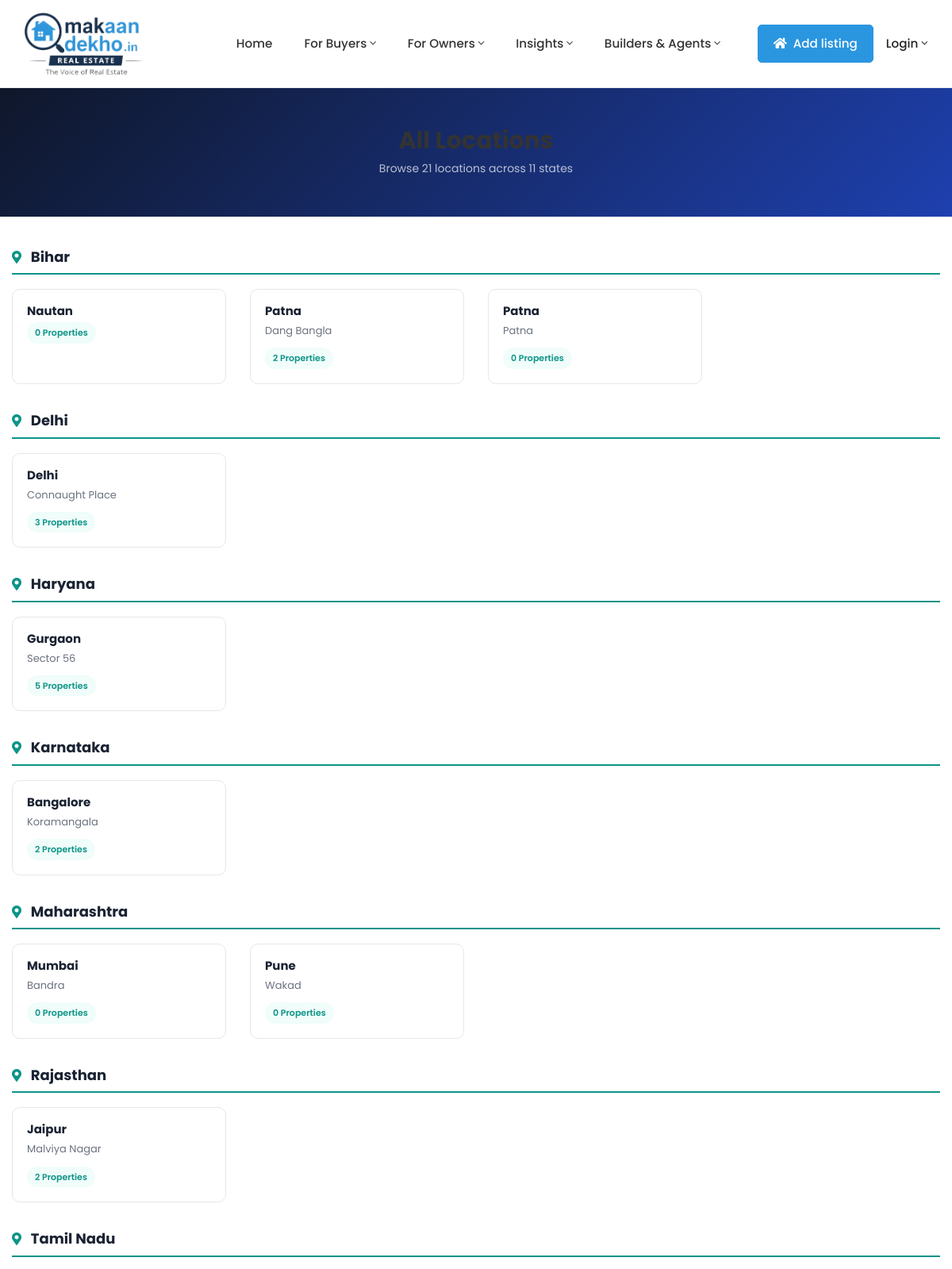
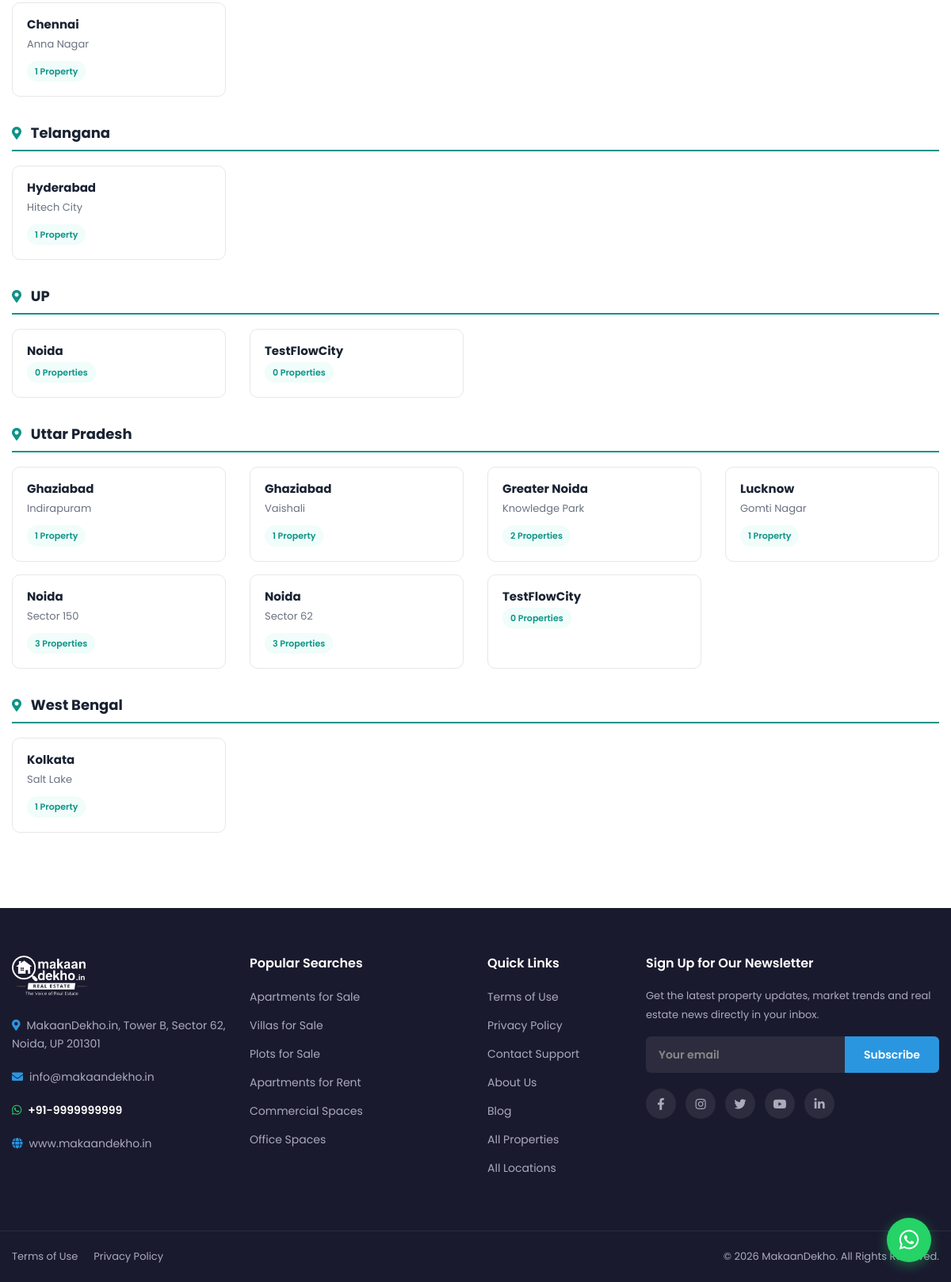
The app's page /locations.php with its own data (2 pictures, top to bottom).
### tables this page shows
CREATE TABLE `settings` (
  `id` int(11) NOT NULL,
  `site_name` varchar(200) DEFAULT 'MakaanDekho',
  `site_logo` varchar(255) DEFAULT NULL,
  `favicon` varchar(255) DEFAULT NULL,
  `meta_title` varchar(255) DEFAULT NULL,
  `meta_description` text DEFAULT NULL,
  `meta_keywords` text DEFAULT NULL,
  `whatsapp_number` varchar(20) DEFAULT NULL,
  `phone` varchar(20) DEFAULT NULL,
  `email` varchar(150) DEFAULT NULL,
  `smtp_host` varchar(255) DEFAULT NULL,
  `smtp_user` varchar(255) DEFAULT NULL,
  `smtp_pass` varchar(255) DEFAULT NULL,
  `smtp_port` int(11) DEFAULT 587,
  `address` text DEFAULT NULL,
  `footer_text` text DEFAULT NULL,
  `facebook` varchar(255) DEFAULT NULL,
  `instagram` varchar(255) DEFAULT NULL,
  `twitter` varchar(255) DEFAULT NULL,
  `youtube` varchar(255) DEFAULT NULL,
  `linkedin` varchar(255) DEFAULT NULL,
  `updated_at` datetime DEFAULT current_timestamp() ON UPDATE current_timestamp()
);

CREATE TABLE `locations` (
  `id` int(11) NOT NULL,
  `city` varchar(100) NOT NULL,
  `state` varchar(100) NOT NULL,
  `area` varchar(100) DEFAULT NULL,
  `slug` varchar(255) NOT NULL,
  `created_at` datetime DEFAULT current_timestamp(),
  `is_deleted` tinyint(1) NOT NULL DEFAULT 0,
  `deleted_at` datetime DEFAULT NULL
);

### locations.php (the view, shortened to what the rows shown need)
<?php
require_once __DIR__ . '/includes/db.php';
$locStmt = $pdo->query("
    SELECT l.*, COUNT(p.id) AS prop_count
    FROM locations l
    LEFT JOIN properties p ON p.location_id = l.id AND p.status='approved' AND p.is_deleted=0
    WHERE l.is_deleted=0
    GROUP BY l.id
    ORDER BY l.state ASC, l.city ASC, l.area ASC
");
$allLocations = $locStmt->fetchAll();
$byState = [];
foreach ($allLocations as $loc) {
    $byState[$loc['state']][] = $loc;
}
include __DIR__ . '/includes/header.php';
?>
<div class="page-banner">
    <div class="container">
        <h1>All Locations</h1>
    </div>
</div>
<section class="static-page">
<div class="container">
    <?php foreach ($byState as $state => $locations): ?>
    <div class="loc-state-block">
        <h3 class="loc-state-title"><i class="fas fa-map-marker-alt"></i> <?= htmlspecialchars($state) ?></h3>
        <div class="row g-3">
            <?php foreach ($locations as $loc): ?>
            <div class="col-6 col-md-4 col-lg-3">
                <a href="<?= SITE_URL . htmlspecialchars($loc['slug']) ?>" class="loc-card">
                    <div class="loc-card-body">
                        <h5><?= htmlspecialchars($loc['city']) ?></h5>
                        <?php if (!empty($loc['area'])): ?>
                        <p class="loc-area"><?= htmlspecialchars($loc['area']) ?></p>
                        <?php endif; ?>
                        <span class="loc-count"><?= $loc['prop_count'] ?> <?= $loc['prop_count'] == 1 ? 'Property' : 'Properties' ?></span>
                    </div>
                </a>
            </div>
            <?php endforeach; ?>
        </div>
    </div>
    <?php endforeach; ?>
</div>
</section>
<?php include __DIR__ . '/includes/footer.php'; ?>

### includes/header.php (shortened to what the rows shown need)
<!DOCTYPE html>
<html lang="en">
<head>
    <link href="https://cdn.jsdelivr.net/npm/bootstrap@5.3.3/dist/css/bootstrap.min.css" rel="stylesheet">
    <link href="https://cdnjs.cloudflare.com/ajax/libs/font-awesome/6.5.1/css/all.min.css" rel="stylesheet">
    <link href="https://cdn.jsdelivr.net/npm/swiper@11/swiper-bundle.min.css" rel="stylesheet">
    <link href="<?= SITE_URL ?>assets/fonts/fontawesome-pro-5/css/all.css" rel="stylesheet">
    <link href="<?= SITE_URL ?>assets/css/animate.css" rel="stylesheet">
    <link href="<?= SITE_URL ?>assets/css/style.css" rel="stylesheet">
    <link href="<?= SITE_URL ?>assets/css/style2.css" rel="stylesheet">
</head>
<?php
$siteName = $settings['site_name'] ?? 'MakaanDekho';
?>
<body>
<header class="main-header">
<nav class="navbar navbar-expand-lg navbar-light bg-white sticky-top">
    <div class="container">
        <a class="navbar-brand mr-10 px-0 w-100 w-xl-auto" href="<?= SITE_URL ?>">
            <?php if (!empty($settings['site_logo'])): ?>
                <img src="<?= UPLOAD_URL . 'settings/' . $settings['site_logo'] ?>" alt="<?= htmlspecialchars($siteName) ?>" class="nav-logo">
            <?php endif; ?>
        </a>
    </div>
</nav>
</header>

### includes/footer.php (shortened to what the rows shown need)
<?php
$siteName     = $settings['site_name'] ?? 'MakaanDekho';
$siteEmail    = $settings['email'] ?? 'info@makaandekho.in';
$sitePhone    = $settings['phone'] ?? '';
$siteWhatsapp = $settings['whatsapp_number'] ?? '';
$siteAddress  = $settings['address'] ?? '';
$footerText   = $settings['footer_text'] ?? '';
?>
<footer class="site-footer" style="padding:60px 0 0;">
    <div class="container">
        <div class="row" style="margin-bottom:-20px;">
            <div class="col-lg-3 col-md-6" style="margin-bottom:30px;">
                <div class="footer-brand">
                    <?php if (!empty($settings['site_logo'])): ?>
                        <a href="<?= SITE_URL ?>" style="display:inline-block;margin-bottom:15px;">
                            <img src="<?= UPLOAD_URL . 'settings/' . $settings['site_logo'] ?>" alt="<?= htmlspecialchars($siteName) ?>" style="max-height:50px;filter:brightness(0) invert(1);">
                        </a>
                    <?php endif; ?>
                    <?php if ($siteAddress): ?>
                    <p style="margin-top:12px;font-size:14px;line-height:1.7;"><i class="fas fa-map-marker-alt" style="margin-right:8px;color:#2a96e0;"></i><?= htmlspecialchars($siteAddress) ?></p>
                    <?php endif; ?>
                    <?php if ($siteEmail): ?>
                    <p style="font-size:14px;"><i class="fas fa-envelope" style="margin-right:8px;color:#2a96e0;"></i><a href="mailto:<?= htmlspecialchars($siteEmail) ?>" style="color:#aab;text-decoration:none;"><?= htmlspecialchars($siteEmail) ?></a></p>
                    <?php endif; ?>
                    <?php if ($sitePhone): ?>
                    <p style="font-size:14px;font-weight:600;"><i class="fas fa-phone" style="margin-right:8px;color:#2a96e0;"></i><a href="tel:+91<?= htmlspecialchars($sitePhone) ?>" style="color:#fff;text-decoration:none;">+91-<?= htmlspecialchars($sitePhone) ?></a></p>
                    <?php elseif ($siteWhatsapp): ?>
                    <p style="font-size:14px;font-weight:600;"><i class="fab fa-whatsapp" style="margin-right:8px;color:#25D366;"></i><a href="https://wa.me/91<?= htmlspecialchars($siteWhatsapp) ?>" target="_blank" style="color:#fff;text-decoration:none;">+91-<?= htmlspecialchars($siteWhatsapp) ?></a></p>
                    <?php endif; ?>
                    <p style="font-size:14px;"><i class="fas fa-globe" style="margin-right:8px;color:#2a96e0;"></i>www.makaandekho.in</p>
                </div>
            </div>
        </div>
    </div>
    <div class="footer-bottom">
        <div class="container" style="display:flex;flex-wrap:wrap;justify-content:space-between;align-items:center;">
            <div class="footer-bottom-links">
                <a href="<?= SITE_URL ?>terms.php">Terms of Use</a>
                <a href="<?= SITE_URL ?>privacy.php">Privacy Policy</a>
            </div>
            <p>
                <?php if ($footerText): ?>
                    <?= htmlspecialchars($footerText) ?>
                <?php else: ?>
                    &copy; <?= date('Y') ?> <?= htmlspecialchars($siteName) ?>. All Rights Reserved
                <?php endif; ?>
            </p>
        </div>
    </div>
</footer>
</body>
</html>

### records on screen
settings: site_logo (picture), address "MakaanDekho.in, Tower B, Sector 62, Noida, UP 201301", email "info@makaandekho.in", whatsapp_number "9999999999", footer_text "© 2026 MakaanDekho. All Rights Reserved."
locations: city "Nautan", prop_count "0", shows "Properties"
locations: city "Patna", area "Dang Bangla", prop_count "2", shows "Properties"
locations: city "Patna", area "Patna", prop_count "0", shows "Properties"
locations: city "Delhi", area "Connaught Place", prop_count "3", shows "Properties"
locations: city "Gurgaon", area "Sector 56", prop_count "5", shows "Properties"
locations: city "Bangalore", area "Koramangala", prop_count "2", shows "Properties"
locations: city "Mumbai", area "Bandra", prop_count "0", shows "Properties"
locations: city "Pune", area "Wakad", prop_count "0", shows "Properties"
locations: city "Jaipur", area "Malviya Nagar", prop_count "2", shows "Properties"
locations: city "Chennai", area "Anna Nagar", prop_count "1", shows "Property"
locations: city "Hyderabad", area "Hitech City", prop_count "1", shows "Property"
locations: city "Noida", prop_count "0", shows "Properties"
locations: city "TestFlowCity", prop_count "0", shows "Properties"
locations: city "Ghaziabad", area "Indirapuram", prop_count "1", shows "Property"
locations: city "Ghaziabad", area "Vaishali", prop_count "1", shows "Property"
locations: city "Greater Noida", area "Knowledge Park", prop_count "2", shows "Properties"
locations: city "Lucknow", area "Gomti Nagar", prop_count "1", shows "Property"
locations: city "Noida", area "Sector 150", prop_count "3", shows "Properties"
locations: city "Noida", area "Sector 62", prop_count "3", shows "Properties"
locations: city "TestFlowCity", prop_count "0", shows "Properties"
locations: city "Kolkata", area "Salt Lake", prop_count "1", shows "Property"

### other values on screen
$nav['label'] "Home"
$nav['label'] "For Buyers"
$nav['label'] "For Owners"
$nav['label'] "Insights"
$nav['label'] "Builders & Agents"
$totalLocations "21"
$totalStates "11"
$state "Bihar"
$state "Delhi"
$state "Haryana"
$state "Karnataka"
$state "Maharashtra"
$state "Rajasthan"
$state "Tamil Nadu"
$state "Telangana"
